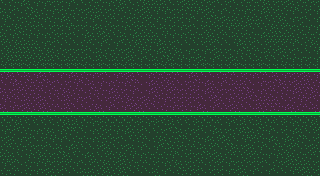

A level layout from a 2D game, rendered from its tile map. Below: a short description, then the map file with its tile-grid data intact:
An orthogonal 40x22 tile map with 8x8 px tiles, 2 tile layers (Background, Player) and 3 objects.

<map version="1.8" tiledversion="1.8.0" orientation="orthogonal" renderorder="right-down" width="40" height="22" tilewidth="8" tileheight="8" infinite="0" nextlayerid="5" nextobjectid="5">
 <tileset firstgid="1" source="../../purple.tsx" />
 <layer id="3" name="Background" width="40" height="22">
  <data encoding="csv">
0,0,0,0,0,0,0,0,0,0,0,0,0,0,0,0,0,0,0,0,0,0,0,0,0,0,0,0,0,0,0,0,0,0,0,0,0,0,0,0,
0,0,0,0,0,0,0,0,0,0,0,0,0,0,0,0,0,0,0,0,0,0,0,0,0,0,0,0,0,0,0,0,0,0,0,0,0,0,0,0,
0,0,0,0,0,0,0,0,0,0,0,0,0,0,0,0,0,0,0,0,0,0,0,0,0,0,0,0,0,0,0,0,0,0,0,0,0,0,0,0,
0,0,0,0,0,0,0,0,0,0,0,0,0,0,0,0,0,0,0,0,0,0,0,0,0,0,0,0,0,0,0,0,0,0,0,0,0,0,0,0,
0,0,0,0,0,0,0,0,0,0,0,0,0,0,0,0,0,0,0,0,0,0,0,0,0,0,0,0,0,0,0,0,0,0,0,0,0,0,0,0,
0,0,0,0,0,0,0,0,0,0,0,0,0,0,0,0,0,0,0,0,0,0,0,0,0,0,0,0,0,0,0,0,0,0,0,0,0,0,0,0,
0,0,0,0,0,0,0,0,0,0,0,0,0,0,0,0,0,0,0,0,0,0,0,0,0,0,0,0,0,0,0,0,0,0,0,0,0,0,0,0,
2,2,2,2,2,2,2,3,1,2,3,0,0,0,0,0,0,0,0,0,1,2,2,3,0,0,0,0,0,0,0,1,2,2,2,2,2,2,2,2,
22,5,18,5,21,22,21,53,54,5,53,2,2,2,2,2,2,2,2,2,54,6,5,53,2,2,2,2,2,2,2,54,6,21,18,22,21,21,5,6,
21,6,22,6,5,6,22,5,5,6,21,5,18,22,5,18,6,22,5,21,21,21,22,5,6,22,22,21,21,22,18,5,21,22,6,5,18,18,6,5,
22,5,6,21,21,21,18,22,18,5,22,6,5,5,21,5,21,22,5,6,21,6,22,18,21,5,6,5,22,6,6,22,5,18,21,6,18,6,6,21,
6,18,18,21,21,22,21,21,6,21,22,21,21,5,6,18,5,22,5,6,21,18,18,21,18,5,6,18,18,21,21,6,5,21,22,21,5,6,21,6,
5,21,22,6,18,6,22,22,6,5,18,22,22,18,18,21,6,18,6,21,5,18,18,18,18,22,18,6,5,21,18,22,6,6,6,22,18,5,18,22,
6,5,18,6,21,6,21,22,6,22,22,21,6,5,22,5,18,6,22,22,21,5,18,21,5,6,5,22,18,6,22,22,6,21,21,5,6,21,22,6,
34,34,34,34,34,34,34,34,34,34,34,34,34,34,34,34,34,34,38,18,37,34,34,34,34,34,34,34,38,22,5,22,6,21,21,37,34,34,34,34,
0,0,0,0,0,0,0,0,0,0,0,0,0,0,0,0,0,0,33,34,35,0,0,0,0,0,0,0,33,34,34,34,34,34,34,35,0,0,0,0,
0,0,0,0,0,0,0,0,0,0,0,0,0,0,0,0,0,0,0,0,0,0,0,0,0,0,0,0,0,0,0,0,0,0,0,0,0,0,0,0,
0,0,0,0,0,0,0,0,0,0,0,0,0,0,0,0,0,0,0,0,0,0,0,0,0,0,0,0,0,0,0,0,0,0,0,0,0,0,0,0,
0,0,0,0,0,0,0,0,0,0,0,0,0,0,0,0,0,0,0,0,0,0,0,0,0,0,0,0,0,0,0,0,0,0,0,0,0,0,0,0,
0,0,0,0,0,0,0,0,0,0,0,0,0,0,0,0,0,0,0,0,0,0,0,0,0,0,0,0,0,0,0,0,0,0,0,0,0,0,0,0,
0,0,0,0,0,0,0,0,0,0,0,0,0,0,0,0,0,0,0,0,0,0,0,0,0,0,0,0,0,0,0,0,0,0,0,0,0,0,0,0,
0,0,0,0,0,0,0,0,0,0,0,0,0,0,0,0,0,0,0,0,0,0,0,0,0,0,0,0,0,0,0,0,0,0,0,0,0,0,0,0
</data>
 </layer>
 <layer id="2" name="Player" width="40" height="22">
  <properties>
   <property name="player" type="bool" value="true" />
  </properties>
  <data encoding="csv">
86,85,69,70,69,69,82,82,69,86,86,85,85,69,85,70,86,85,70,70,70,86,82,70,70,85,82,86,82,86,85,85,85,70,82,82,70,85,85,82,
70,82,86,85,70,85,69,82,85,85,82,70,70,82,85,86,85,82,70,69,69,82,82,85,69,82,70,69,86,85,69,82,69,70,82,85,69,86,82,69,
69,86,82,85,85,69,85,69,70,86,82,69,86,85,86,85,82,85,82,69,69,82,82,69,86,85,85,82,70,70,85,70,70,86,85,70,69,82,86,69,
85,85,70,85,82,86,82,82,69,82,82,69,70,85,82,69,85,82,85,86,70,82,69,82,86,82,85,82,69,82,82,86,86,85,70,82,82,85,69,69,
70,69,85,69,69,69,85,82,82,86,69,70,82,70,86,70,69,70,70,70,69,69,69,85,85,85,70,85,86,70,82,85,69,70,70,70,70,85,85,85,
82,85,70,70,70,69,82,86,86,86,85,86,69,86,69,86,85,70,85,69,70,82,86,86,86,82,82,86,86,69,70,82,86,82,82,82,69,86,85,70,
85,70,70,70,85,85,70,85,82,82,82,86,70,85,85,82,70,69,82,69,70,85,70,69,82,69,82,70,82,69,85,85,86,70,82,70,82,86,86,69,
85,70,70,82,85,70,70,86,70,70,82,86,70,86,70,82,70,69,86,70,85,70,69,69,82,70,69,86,82,70,86,86,70,86,86,85,69,69,82,69,
98,98,98,98,98,98,98,98,98,98,98,98,98,98,98,98,98,98,98,98,98,98,98,98,98,98,98,98,98,98,98,98,98,98,98,98,98,98,98,98,
0,0,0,0,0,0,0,0,0,0,0,0,0,0,0,0,0,0,0,0,0,0,0,0,0,0,0,0,0,0,0,0,0,0,0,0,0,0,0,0,
0,0,0,0,0,0,0,0,0,0,0,0,0,0,0,0,0,0,0,0,0,0,0,0,0,0,0,0,0,0,0,0,0,0,0,0,0,0,0,0,
0,0,0,0,0,0,0,0,0,0,0,0,0,0,0,0,0,0,0,0,0,0,0,0,0,0,0,0,0,0,0,0,0,0,0,0,0,0,0,0,
0,0,0,0,0,0,0,0,0,0,0,0,0,0,0,0,0,0,0,0,0,0,0,0,0,0,0,0,0,0,0,0,0,0,0,0,0,0,0,0,
0,0,0,0,0,0,0,0,0,0,0,0,0,0,0,0,0,0,0,0,0,0,0,0,0,0,0,0,0,0,0,0,0,0,0,0,0,0,0,0,
66,66,66,66,66,66,66,66,66,66,66,66,66,66,66,66,66,66,66,66,66,66,66,66,66,66,66,66,66,66,66,66,66,66,66,66,66,66,66,66,
85,85,70,86,86,86,86,85,70,70,85,69,82,85,85,85,85,82,69,82,86,70,86,86,82,85,85,86,69,86,70,86,70,85,86,82,69,85,85,70,
69,82,86,85,69,85,70,69,85,86,86,69,85,82,69,69,70,82,86,86,82,86,70,85,82,86,69,70,82,85,70,70,85,69,86,82,69,70,86,82,
82,70,69,82,86,82,69,69,86,85,85,69,85,85,82,86,86,85,86,85,70,85,85,86,85,69,70,82,70,86,69,82,85,69,70,69,70,85,86,82,
85,86,85,85,82,82,86,70,69,70,86,86,82,70,86,82,70,69,86,69,86,70,82,85,86,70,82,86,85,70,82,70,69,86,85,85,82,86,82,70,
70,70,86,69,85,70,82,85,70,86,69,70,86,82,85,70,69,69,85,85,85,69,86,82,82,85,82,70,85,86,85,82,85,69,69,85,70,85,85,86,
69,82,86,85,69,69,82,82,82,69,86,82,85,70,82,70,85,85,86,82,69,85,70,82,85,86,85,82,69,82,85,82,82,86,85,82,70,70,70,82,
85,85,86,85,69,82,70,82,86,86,70,70,85,70,85,70,86,86,86,70,69,86,85,85,82,86,82,82,69,82,70,69,86,69,86,86,69,82,70,82
</data>
 </layer>
 <objectgroup id="4" name="Objects">
  <object id="2" x="0" y="72" width="8" height="40">
   <properties>
    <property name="warp" value="assets/levels/EXPRMNTL/WARP.TMX" />
   </properties>
  </object>
  <object id="3" gid="145" x="160" y="96" width="8" height="8" />
  <object id="4" x="296" y="88">
   <properties>
    <property name="facing_left" type="bool" value="true" />
    <property name="spawn" type="bool" value="true" />
   </properties>
   <point />
  </object>
 </objectgroup>
</map>
